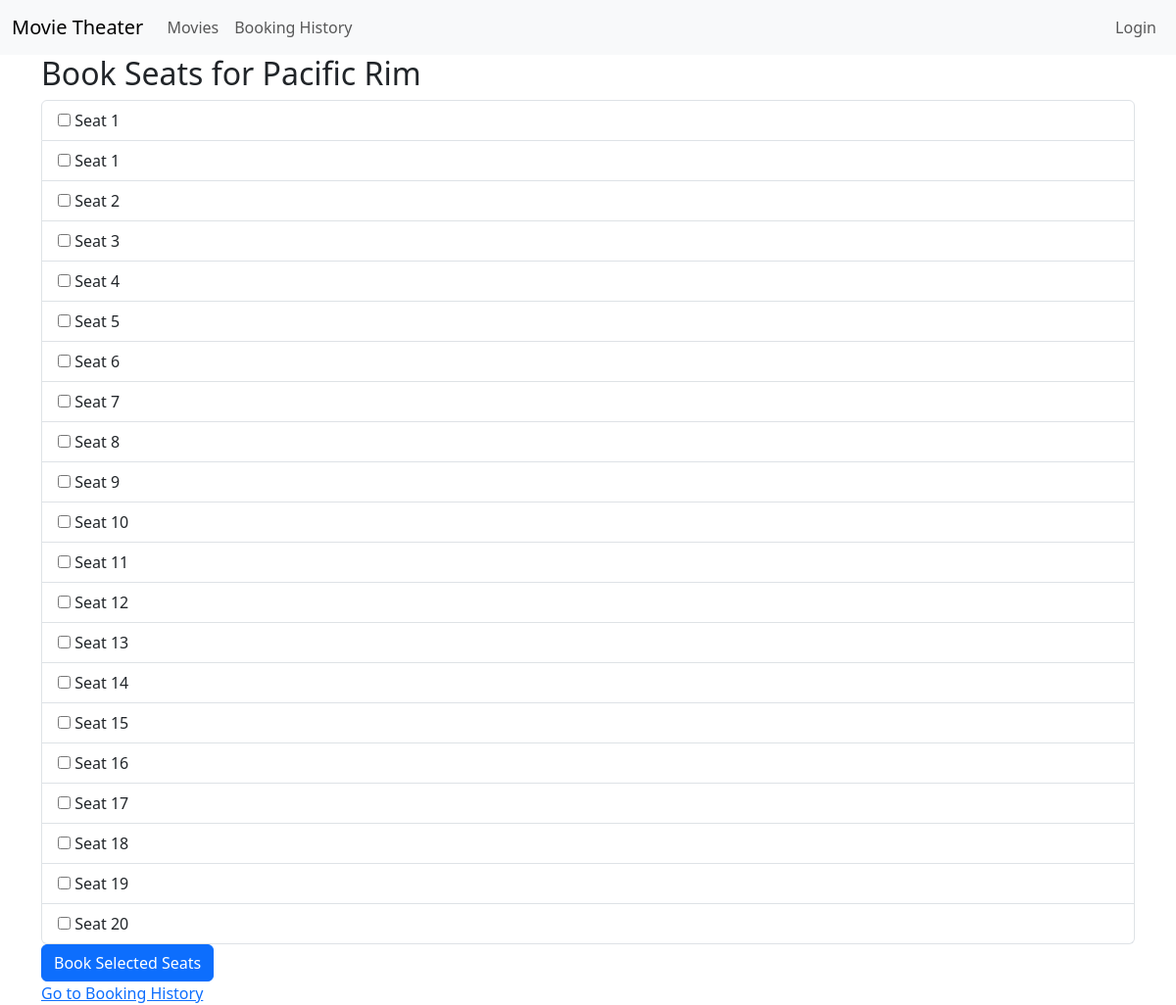
The page /book-seat/1/ on the database as committed earlier.
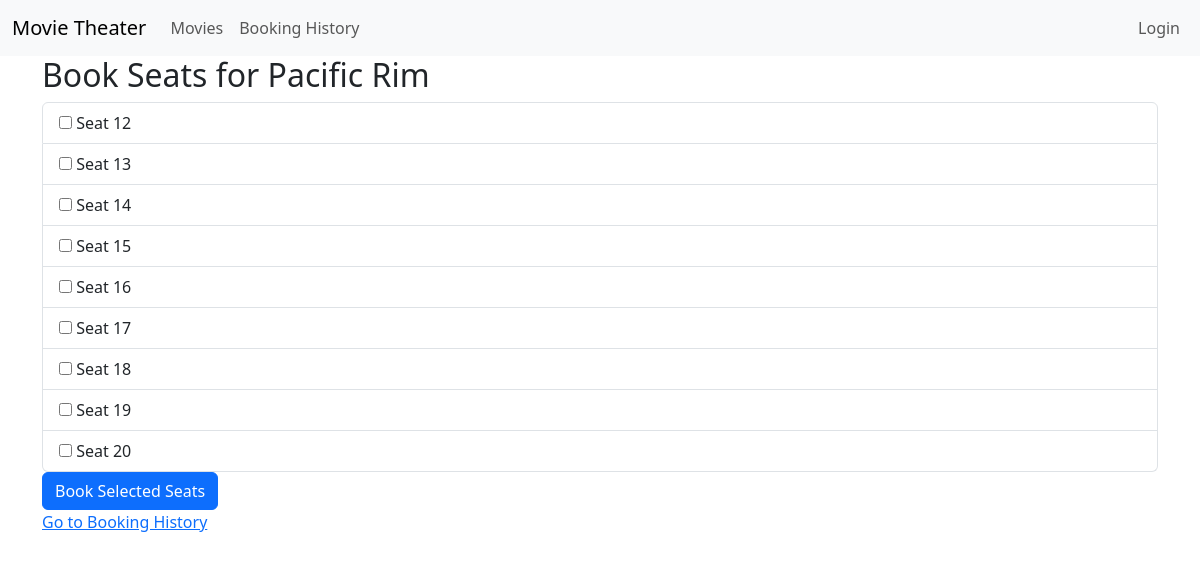
The same page on the database as committed later.
### bookings/models.py (models this page shows)
class Seat(models.Model):
    seat_number = models.CharField(max_length=10)
    booking_status = models.BooleanField(default=False)

### bookings/views.py (the view, shortened to what this page needs)
# urls.py: path('book-seat/<int:movie_id>/', seat_booking, name='seat_booking'),
def seat_booking(request, movie_id):
    movie = get_object_or_404(Movie, id=movie_id)
    available_seats = Seat.objects.filter(booking_status=False)
    return render(request, 'bookings/seat_booking.html', {
        'movie': movie,
        'available_seats': available_seats,
    })

### bookings/templates/bookings/seat_booking.html (shortened to what this page needs)
{% extends 'bookings/base.html' %}
{% block content %}
<h2>Book Seats for {{ movie.title }}</h2>
<form method="post" action="{% url 'seat_booking' movie.id %}">
    <ul class="list-group">
        {% for seat in available_seats %}
        <li class="list-group-item">
            <input type="checkbox" name="seats" value="{{ seat.id }}">
            {{ seat.seat_number }} {% if seat.is_booked %} (Booked) {% endif %}
        </li>
        {% empty %}
        <li class="list-group-item">No seats available.</li>
        {% endfor %}
    </ul>
    <button type="submit" class="btn btn-primary">Book Selected Seats</button>
</form>
<a href="{% url 'booking_history' %}">Go to Booking History</a>
{% endblock %}

Rows that differ between the two databases and show on the page:
removed Seat: seat_number "Seat 1"
removed Seat: seat_number "Seat 1"
removed Seat: seat_number "Seat 2"
removed Seat: seat_number "Seat 3"
removed Seat: seat_number "Seat 4"
removed Seat: seat_number "Seat 5"
removed Seat: seat_number "Seat 6"
removed Seat: seat_number "Seat 7"
removed Seat: seat_number "Seat 8"
removed Seat: seat_number "Seat 9"
removed Seat: seat_number "Seat 10"
removed Seat: seat_number "Seat 11"
